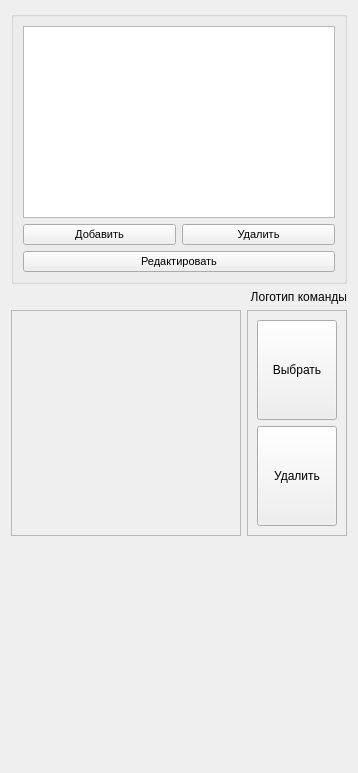
       <widget class="QWidget" name="page">
        <property name="geometry">
         <rect>
          <x>0</x>
          <y>0</y>
          <width>358</width>
          <height>773</height>
         </rect>
        </property>
        <attribute name="label">
         <string>Команды</string>
        </attribute>
        <layout class="QVBoxLayout" name="verticalLayout_9">
         <item>
          <widget class="QGroupBox" name="groupBox_2">
           <property name="title">
            <string/>
           </property>
           <property name="alignment">
            <set>Qt::AlignLeading|Qt::AlignLeft|Qt::AlignVCenter</set>
           </property>
           <property name="flat">
            <bool>false</bool>
           </property>
           <property name="checkable">
            <bool>false</bool>
           </property>
           <layout class="QGridLayout" name="gridLayout_3">
            <item row="4" column="0" colspan="2">
             <widget class="QPushButton" name="pushButton_editTeam">
              <property name="font">
               <font>
                <pointsize>8</pointsize>
               </font>
              </property>
              <property name="text">
               <string>Редактировать</string>
              </property>
             </widget>
            </item>
            <item row="2" column="0" colspan="2">
             <widget class="QListView" name="listView_teams"/>
            </item>
            <item row="3" column="1">
             <widget class="QPushButton" name="pushButton_delTeam">
              <property name="sizePolicy">
               <sizepolicy hsizetype="MinimumExpanding" vsizetype="Fixed">
                <horstretch>0</horstretch>
                <verstretch>0</verstretch>
               </sizepolicy>
              </property>
              <property name="font">
               <font>
                <pointsize>8</pointsize>
               </font>
              </property>
              <property name="text">
               <string>Удалить</string>
              </property>
             </widget>
            </item>
            <item row="3" column="0">
             <widget class="QPushButton" name="pushButton_addTeam">
              <property name="sizePolicy">
               <sizepolicy hsizetype="MinimumExpanding" vsizetype="Fixed">
                <horstretch>0</horstretch>
                <verstretch>0</verstretch>
               </sizepolicy>
              </property>
              <property name="minimumSize">
               <size>
                <width>0</width>
                <height>0</height>
               </size>
              </property>
              <property name="font">
               <font>
                <pointsize>8</pointsize>
               </font>
              </property>
              <property name="text">
               <string>Добавить</string>
              </property>
             </widget>
            </item>
           </layout>
          </widget>
         </item>
         <item>
          <widget class="QLabel" name="label">
           <property name="text">
            <string>Логотип команды</string>
           </property>
           <property name="alignment">
            <set>Qt::AlignRight|Qt::AlignTrailing|Qt::AlignVCenter</set>
           </property>
          </widget>
         </item>
         <item>
          <layout class="QHBoxLayout" name="horizontalLayout_16">
           <item>
            <widget class="QFrame" name="frame_3">
             <property name="frameShape">
              <enum>QFrame::StyledPanel</enum>
             </property>
             <property name="frameShadow">
              <enum>QFrame::Raised</enum>
             </property>
             <property name="lineWidth">
              <number>2</number>
             </property>
             <layout class="QVBoxLayout" name="verticalLayout_10">
              <item>
               <widget class="QLabel" name="label_teamLogo">
                <property name="sizePolicy">
                 <sizepolicy hsizetype="Preferred" vsizetype="MinimumExpanding">
                  <horstretch>0</horstretch>
                  <verstretch>0</verstretch>
                 </sizepolicy>
                </property>
                <property name="minimumSize">
                 <size>
                  <width>120</width>
                  <height>120</height>
                 </size>
                </property>
                <property name="maximumSize">
                 <size>
                  <width>16777215</width>
                  <height>200</height>
                 </size>
                </property>
                <property name="text">
                 <string/>
                </property>
                <property name="scaledContents">
                 <bool>true</bool>
                </property>
               </widget>
              </item>
             </layout>
            </widget>
           </item>
           <item>
            <widget class="QFrame" name="frame">
             <property name="maximumSize">
              <size>
               <width>100</width>
               <height>16777215</height>
              </size>
             </property>
             <property name="frameShape">
              <enum>QFrame::StyledPanel</enum>
             </property>
             <property name="frameShadow">
              <enum>QFrame::Raised</enum>
             </property>
             <layout class="QVBoxLayout" name="verticalLayout_8">
              <item>
               <widget class="QPushButton" name="pushButton_addTeamLogo">
                <property name="sizePolicy">
                 <sizepolicy hsizetype="Minimum" vsizetype="Preferred">
                  <horstretch>0</horstretch>
                  <verstretch>0</verstretch>
                 </sizepolicy>
                </property>
                <property name="maximumSize">
                 <size>
                  <width>16777215</width>
                  <height>16777215</height>
                 </size>
                </property>
                <property name="text">
                 <string>Выбрать</string>
                </property>
               </widget>
              </item>
              <item>
               <widget class="QPushButton" name="pushButton_delTeamLogo">
                <property name="sizePolicy">
                 <sizepolicy hsizetype="Minimum" vsizetype="Preferred">
                  <horstretch>0</horstretch>
                  <verstretch>0</verstretch>
                 </sizepolicy>
                </property>
                <property name="maximumSize">
                 <size>
                  <width>16777215</width>
                  <height>16777215</height>
                 </size>
                </property>
                <property name="text">
                 <string>Удалить</string>
                </property>
               </widget>
              </item>
             </layout>
            </widget>
           </item>
          </layout>
         </item>
         <item>
          <spacer name="verticalSpacer_3">
           <property name="orientation">
            <enum>Qt::Vertical</enum>
           </property>
           <property name="sizeHint" stdset="0">
            <size>
             <width>20</width>
             <height>40</height>
            </size>
           </property>
          </spacer>
         </item>
        </layout>
       </widget>
